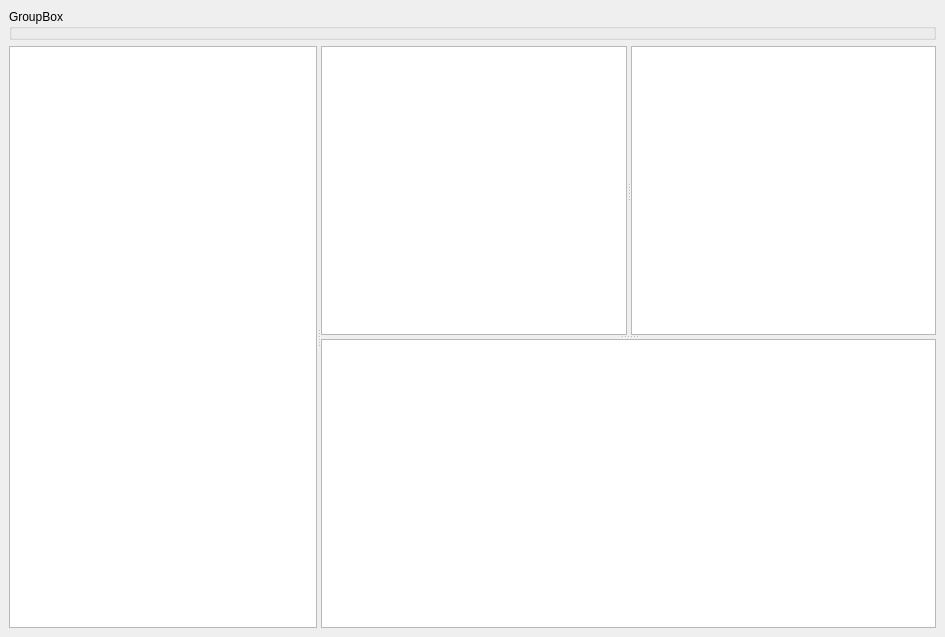
<?xml version="1.0" encoding="UTF-8"?>
<ui version="4.0">
 <class>MainWindow</class>
 <widget class="QMainWindow" name="MainWindow">
  <property name="geometry">
   <rect>
    <x>0</x>
    <y>0</y>
    <width>945</width>
    <height>637</height>
   </rect>
  </property>
  <property name="windowTitle">
   <string>MainWindow</string>
  </property>
  <widget class="QWidget" name="centralwidget">
   <layout class="QVBoxLayout" name="verticalLayout">
    <item>
     <widget class="QGroupBox" name="groupBox">
      <property name="sizePolicy">
       <sizepolicy hsizetype="Preferred" vsizetype="Fixed">
        <horstretch>0</horstretch>
        <verstretch>0</verstretch>
       </sizepolicy>
      </property>
      <property name="title">
       <string>GroupBox</string>
      </property>
     </widget>
    </item>
    <item>
     <widget class="QSplitter" name="splitter_1">
      <property name="lineWidth">
       <number>5</number>
      </property>
      <property name="midLineWidth">
       <number>1</number>
      </property>
      <property name="orientation">
       <enum>Qt::Horizontal</enum>
      </property>
      <property name="handleWidth">
       <number>4</number>
      </property>
      <widget class="QListWidget" name="listWidget"/>
      <widget class="QSplitter" name="splitter_2">
       <property name="orientation">
        <enum>Qt::Vertical</enum>
       </property>
       <widget class="QSplitter" name="splitter_3">
        <property name="orientation">
         <enum>Qt::Horizontal</enum>
        </property>
        <widget class="QListWidget" name="listWidget_2"/>
        <widget class="QListWidget" name="listWidget_3"/>
       </widget>
       <widget class="QTextEdit" name="textEdit"/>
      </widget>
     </widget>
    </item>
   </layout>
  </widget>
  <widget class="QMenuBar" name="menubar">
   <property name="geometry">
    <rect>
     <x>0</x>
     <y>0</y>
     <width>945</width>
     <height>23</height>
    </rect>
   </property>
  </widget>
 </widget>
 <resources/>
 <connections/>
</ui>
